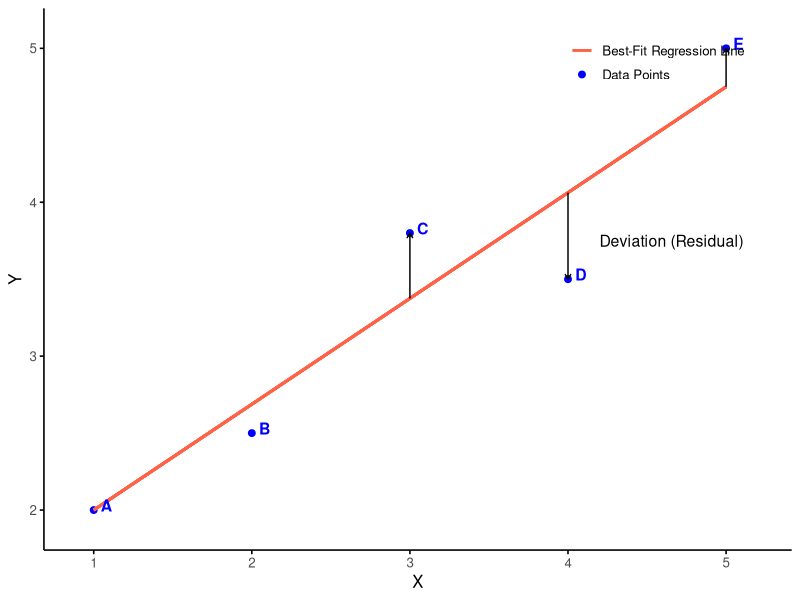
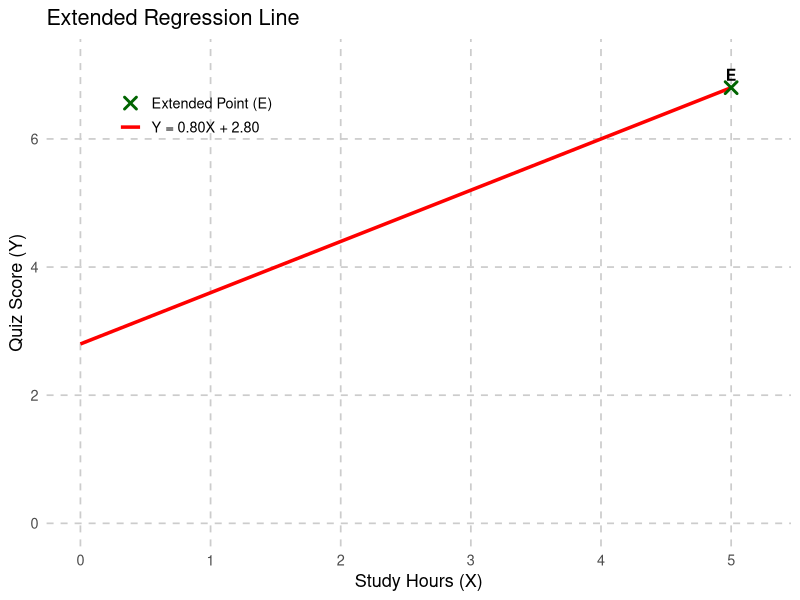
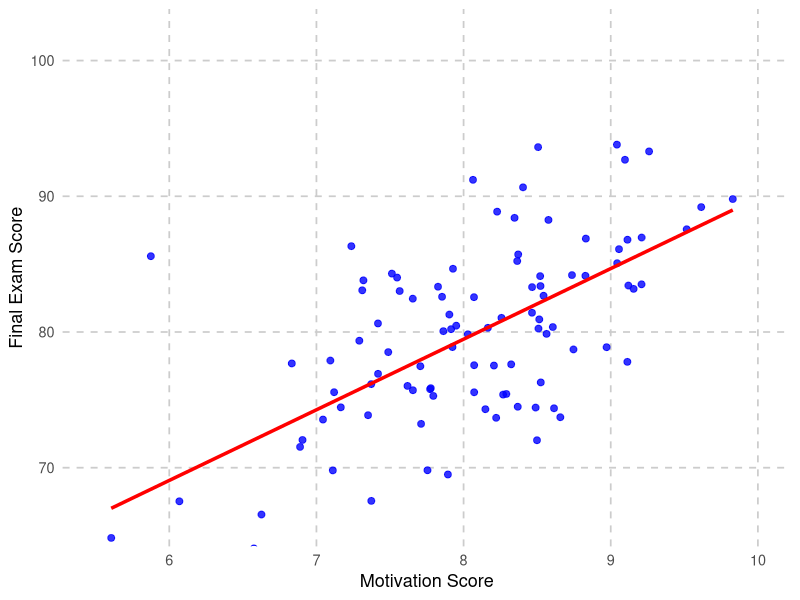
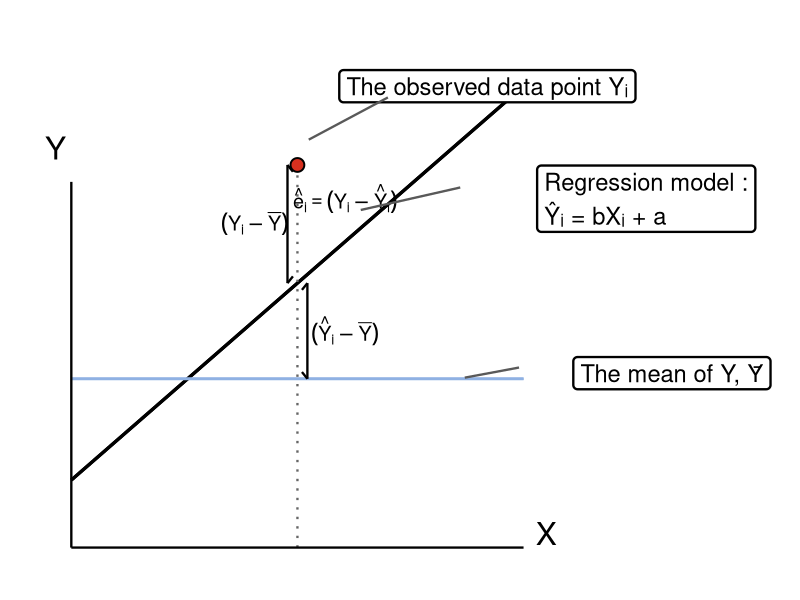
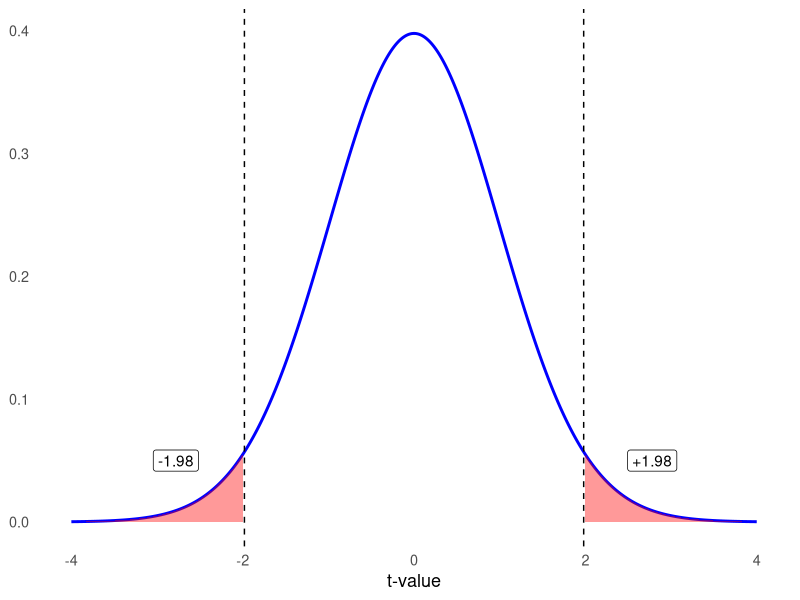

Write the R code that produced these figures, in order.
## ---- chunk 1
#| echo: false
#| message: false
#| warning: false
#| fig-align: center
#| fig-width: 8
#| fig-height: 6
#| fig-cap: "Figure 12.1 Regression Line Example"

library(ggplot2)
library(grid)

# Data points
df <- data.frame(
  x = c(1, 2, 3, 4, 5),
  y = c(2.0, 2.5, 3.8, 3.5, 5.0),
  label = c("A", "B", "C", "D", "E")
)

# Line values chosen to match the figure
x1 <- 1
y1 <- 2.0
x2 <- 5
y2 <- 4.75

# Predicted y-values on the line
df$yhat <- y1 + (y2 - y1) / (x2 - x1) * (df$x - x1)

# Build plot
ggplot(df, aes(x, y)) +
  geom_point(aes(color = "Data Points"), size = 2) +
  
  geom_segment(
    aes(x = x1, y = y1, xend = x2, yend = y2, color = "Best-Fit Regression Line"),
    linewidth = 1,
    inherit.aes = FALSE
  ) +
  
  geom_text(
    aes(label = label),
    color = "blue",
    fontface = "bold",
    nudge_x = 0.08,
    nudge_y = 0.03,
    size = 4
  ) +
  
  # Residual arrows
  geom_segment(
    data = subset(df, x %in% c(3, 4, 5)),
    aes(x = x, xend = x, y = yhat, yend = y),
    arrow = arrow(length = unit(0.15, "cm")),
    color = "black",
    inherit.aes = FALSE
  ) +
  
  annotate("text", x = 4.2, y = 3.75, label = "Deviation (Residual)", hjust = 0, size = 4) +
  
  scale_color_manual(
    values = c(
      "Data Points" = "blue",
      "Best-Fit Regression Line" = "tomato"
    ),
    name = NULL
  ) +
  
  labs(x = "X", y = "Y") +
  coord_cartesian(xlim = c(0.9, 5.2), ylim = c(1.9, 5.1)) +
  theme_minimal(base_size = 12) +
  theme(
    panel.grid = element_blank(),
    axis.line = element_line(color = "black"),
    axis.ticks = element_line(color = "black"),
    legend.position = c(0.82, 0.9)
  )
## ---- chunk 2
#| echo: false
#| message: false
#| warning: false
#| fig-align: center
#| fig-width: 8
#| fig-height: 6

library(ggplot2)

# Regression line data
x_vals <- seq(0, 5, length.out = 100)
y_vals <- 0.8 * x_vals + 2.8

line_df <- data.frame(x = x_vals, y = y_vals)

# Extended point
point_df <- data.frame(
  x = 5,
  y = 6.8,
  label = "E"
)

ggplot() +
  # Regression line
  geom_line(
    data = line_df,
    aes(x, y, color = "Y = 0.80X + 2.80"),
    linewidth = 1.2
  ) +
  
  # Extended point
  geom_point(
    data = point_df,
    aes(x, y, color = "Extended Point (E)"),
    size = 3,
    shape = 4,   # "x" marker
    stroke = 1.5
  ) +
  
  # Label for E
  geom_text(
    data = point_df,
    aes(x, y, label = label),
    nudge_y = 0.2,
    size = 4,
    fontface = "bold"
  ) +
  
  scale_color_manual(
    name = NULL,
    values = c(
      "Extended Point (E)" = "darkgreen",
      "Y = 0.80X + 2.80" = "red"
    )
  ) +
  
  labs(
    title = "Extended Regression Line",
    x = "Study Hours (X)",
    y = "Quiz Score (Y)"
  ) +
  
  coord_cartesian(xlim = c(0, 5.2), ylim = c(0, 7.2)) +
  
  theme_minimal(base_size = 13) +
  theme(
    panel.grid.major = element_line(linetype = "dashed", color = "gray80"),
    panel.grid.minor = element_blank(),
    legend.position = c(0.2, 0.85)
  )
## ---- chunk 3
#| echo: false
#| message: false
#| warning: false
#| fig-align: center
#| fig-width: 8
#| fig-height: 6
#| fig-cap: "Figure 12.3 Scatterplot of math and motivation scores"

library(ggplot2)

# Simulated data (to resemble the plot)
set.seed(42)
x <- rnorm(100, mean = 8, sd = 0.8)
y <- 5 * x + 40 + rnorm(100, sd = 6)

df <- data.frame(x = x, y = y)

# Fit regression line
model <- lm(y ~ x, data = df)

ggplot(df, aes(x, y)) +
  geom_point(color = "blue", alpha = 0.8, size = 2) +
  
  geom_smooth(
    method = "lm",
    se = FALSE,
    color = "red",
    linewidth = 1.2
  ) +
  
  labs(
    x = "Motivation Score",
    y = "Final Exam Score"
  ) +
  
  coord_cartesian(xlim = c(5.5, 10), ylim = c(66, 102)) +
  
  theme_minimal(base_size = 13) +
  theme(
    panel.grid.major = element_line(linetype = "dashed", color = "gray80"),
    panel.grid.minor = element_blank()
  )
## ---- chunk 4
#| echo: false
#| message: false
#| warning: false
#| fig-align: center
#| fig-width: 11
#| fig-height: 5.5
#| fig-cap: "Figure 12.4 Three sources of deviations in Y"

library(ggplot2)
library(grid)

# Example values
x_i <- 5
y_bar <- 3
b <- 0.7
a <- 1.2
yhat_i <- a + b * x_i
y_i <- 6.8

# Base line data
line_df <- data.frame(
  x = c(0, 10),
  y = a + b * c(0, 10)
)

mean_df <- data.frame(
  x = c(0, 10),
  y = c(y_bar, y_bar)
)

ggplot() +
  # Regression line
  geom_segment(
    data = line_df,
    aes(x = x[1], y = y[1], xend = x[2], yend = y[2]),
    linewidth = 1.1,
    color = "black"
  ) +
  
  # Mean of Y line
  geom_segment(
    data = mean_df,
    aes(x = x[1], y = y[1], xend = x[2], yend = y[2]),
    linewidth = 0.9,
    color = "#8fb1e3"
  ) +
  
  # Vertical dotted line at Xi
  geom_segment(
    aes(x = x_i, y = 0, xend = x_i, yend = y_i),
    linetype = "dotted",
    color = "gray40",
    linewidth = 0.8
  ) +
  
  # Observed point
  geom_point(
    aes(x = x_i, y = y_i),
    size = 4,
    shape = 21,
    fill = "#d7301f",
    color = "black",
    stroke = 1
  ) +
  
  # Bracket-like segments to show decomposition
  annotate("segment", x = x_i - 0.22, xend = x_i - 0.22, y = yhat_i, yend = y_i, linewidth = 0.8) +
  annotate("segment", x = x_i - 0.22, xend = x_i - 0.10, y = y_i, yend = y_i - 0.12, linewidth = 0.8) +
  annotate("segment", x = x_i - 0.22, xend = x_i - 0.10, y = yhat_i, yend = yhat_i + 0.12, linewidth = 0.8) +
  
  annotate("segment", x = x_i + 0.22, xend = x_i + 0.22, y = y_bar, yend = yhat_i, linewidth = 0.8) +
  annotate("segment", x = x_i + 0.22, xend = x_i + 0.10, y = yhat_i, yend = yhat_i - 0.12, linewidth = 0.8) +
  annotate("segment", x = x_i + 0.22, xend = x_i + 0.10, y = y_bar, yend = y_bar + 0.12, linewidth = 0.8) +
  
  # Text labels near brackets
  annotate("text", x = x_i - 0.95, y = (y_i + yhat_i)/2, label = expression((Y[i] - bar(Y))), size = 5) +
  annotate("text", x = x_i + 1.05, y = (yhat_i + y_bar)/2, label = expression((hat(Y)[i] - bar(Y))), size = 5) +
  annotate("text", x = x_i + 1.05, y = (y_i + yhat_i)/2 + 0.45, label = expression(hat(e)[i] == (Y[i] - hat(Y)[i])), size = 5) +
  
  # Callout boxes
  annotate(
    "label", x = 9.2, y = 8.2,
    label = "The observed data point Yᵢ",
    size = 6, label.size = 0.8, fill = "white"
  ) +
  annotate(
    "label", x = 10.3, y = 6.2,
    label = "Regression model :\nŶᵢ = bXᵢ + a",
    hjust = 0, size = 6, label.size = 0.8, fill = "white"
  ) +
  annotate(
    "label", x = 11.1, y = 3.1,
    label = "The mean of Y, Ȳ",
    hjust = 0, size = 6, label.size = 0.8, fill = "white"
  ) +
  
  # Connector lines to callout boxes
  annotate("segment", x = x_i + 0.25, y = y_i + 0.45, xend = 7.0, yend = 8.0, linewidth = 0.8, color = "gray35") +
  annotate("segment", x = 8.6, y = 6.4, xend = 6.4, yend = 6.0, linewidth = 0.8, color = "gray35") +
  annotate("segment", x = 9.9, y = 3.2, xend = 8.7, yend = y_bar + 0.02, linewidth = 0.8, color = "gray35") +
  
  # Axis labels placed like the figure
  annotate("text", x = 10.5, y = 0.25, label = "X", size = 8) +
  annotate("text", x = -0.35, y = 7.1, label = "Y", size = 8) +
  
  coord_cartesian(xlim = c(-0.3, 13), ylim = c(0, 8.8), clip = "off") +
  theme_void() +
  theme(
    plot.margin = margin(20, 80, 20, 20)
  ) +
  
  # Custom axes
  annotate("segment", x = 0, y = 0, xend = 10, yend = 0, linewidth = 0.8, color = "black") +
  annotate("segment", x = 0, y = 0, xend = 0, yend = 6.5, linewidth = 0.8, color = "black")
## ---- chunk 5
#| echo: false
#| message: false
#| warning: false
#| fig-align: center
#| fig-width: 8
#| fig-height: 6
#| fig-cap: "Figure 12.4 Two tailed test with rejection regions"

library(ggplot2)

# Parameters
df <- 98
t_crit <- 1.98

# Generate t distribution
x <- seq(-4, 4, length.out = 500)
y <- dt(x, df)

dist_df <- data.frame(x, y)

# Rejection regions
left_tail <- subset(dist_df, x <= -t_crit)
right_tail <- subset(dist_df, x >= t_crit)

ggplot(dist_df, aes(x, y)) +
  geom_line(color = "blue", linewidth = 1) +
  
  # Shade rejection regions
  geom_area(data = left_tail, aes(x, y), fill = "red", alpha = 0.4) +
  geom_area(data = right_tail, aes(x, y), fill = "red", alpha = 0.4) +
  
  # Critical value lines
  geom_vline(xintercept = c(-t_crit, t_crit), linetype = "dashed") +
  
  # Labels for critical values
  annotate("label", x = -t_crit - 0.8, y = 0.05, label = "-1.98") +
  annotate("label", x = t_crit + 0.8, y = 0.05, label = "+1.98") +
  
  labs(
    x = "t-value",
    y = NULL
  ) +
  
  coord_cartesian(xlim = c(-4, 4)) +
  
  theme_minimal(base_size = 13) +
  theme(
    panel.grid.major = element_blank(),
    panel.grid.minor = element_blank()
  )
